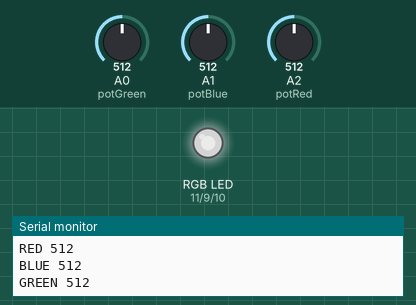
A sketch run on a simulated Arduino Uno, built with avr-gcc and run on an emulated ATmega328P. On the bench: an RGB LED mixed from three pins (HIGH = lit), the last lines printed to the serial monitor. Inputs (shaded band) come from the test bench; at power-on: A0 (potGreen) = 512, A1 (potBlue) = 512, A2 (potRed) = 512. Dim RGB values are drawn brighter than linear.

Above: at 1.2 s.
1.3 s: A0 (potGreen) set to 104
At 2.2 s:
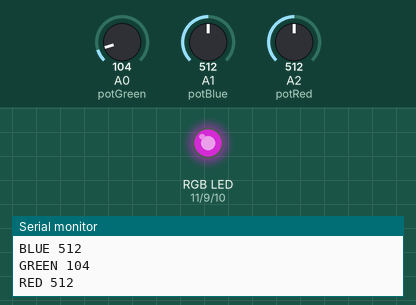
2.8 s: A0 (potGreen) set to 93
At 3.2 s:
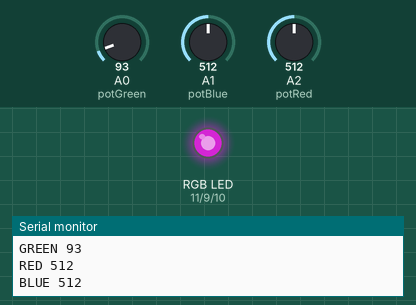
4.3 s: A1 (potBlue) set to 716
At 4.7 s:
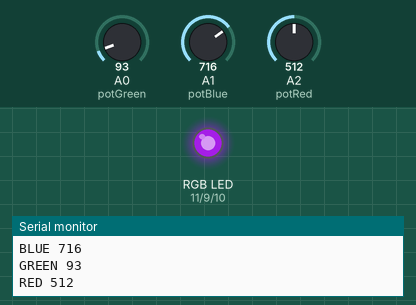
5.8 s: A2 (potRed) set to 110
At 6.1 s:
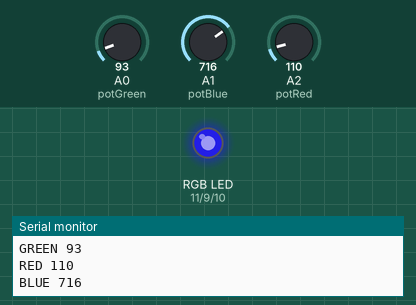
7.3 s: A2 (potRed) set to 90
At 8.5 s:
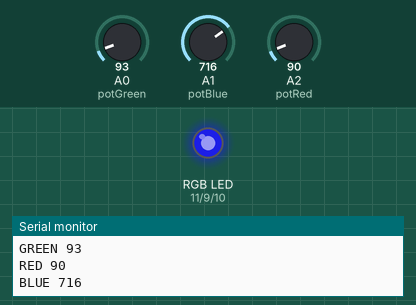
8.8 s: A1 (potBlue) set to 988
At 9.3 s:
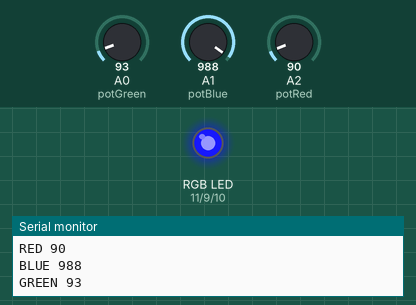
10.3 s: A1 (potBlue) set to 1010
Timing chart, 0 to 12.8 s (numbered marks = the images above; inputs shaded):
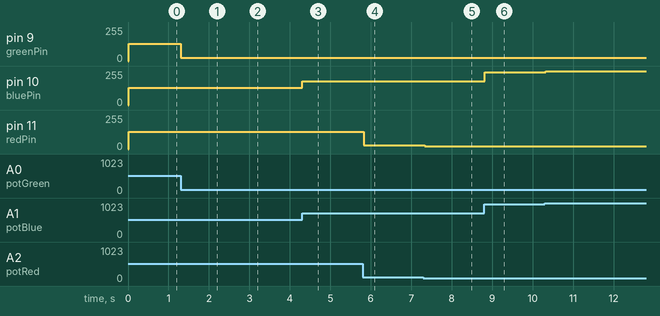

The sketch:

color-mixing-lamp.ino
```cpp
const int redPin{11};
const int bluePin{10};
const int greenPin{9};

const int potGreen{A0};
const int potBlue{A1};
const int potRed{A2};

int redSensorValue{};
int blueSensorValue{};
int greenSensorValue{};

void setup(){
  Serial.begin(9600);

  pinMode (redPin, OUTPUT);
  pinMode (greenPin, OUTPUT);
  pinMode (bluePin, OUTPUT);

  pinMode (potRed, INPUT);
  pinMode (potBlue, INPUT);
  pinMode (potGreen, INPUT);
}

void loop(){
  redSensorValue = analogRead(potRed);
  delay(5);
  blueSensorValue = analogRead(potBlue);
  delay(5);
  greenSensorValue = analogRead(potGreen);
  delay(5);

  analogWrite(greenPin, greenSensorValue/4);
  analogWrite(redPin, redSensorValue/4);
  analogWrite(bluePin, blueSensorValue/4);

  Serial.print("RED ");
  Serial.println(redSensorValue);
  Serial.print("BLUE ");
  Serial.println(blueSensorValue);
  Serial.print("GREEN ");
  Serial.println(greenSensorValue);

  //setColor(255, 0, 0); // Red Color
  //delay(1000);
  //setColor(0, 255, 0); // Green Color
  //delay(1000);
  //setColor(0, 0, 255); // Blue Color
  //delay(1000);
  //setColor(255, 255, 255); // White Color
  //delay(1000);
  //setColor(170, 0, 255); // Purple Color
  //delay(1000);
}

void setColor(int redValue, int greenValue, int blueValue) {
  analogWrite(redPin, redValue);
  analogWrite(greenPin, greenValue);
  analogWrite(bluePin, blueValue);
}
```

Measured:
- after the input at 1.3 s, pin 9 (greenPin): 128/255 → 26/255 at once
- after the input at 2.8 s, pin 9 (greenPin): 26/255 → 23/255 at once
- after the input at 4.3 s, pin 10 (bluePin): 128/255 → 179/255 at once
- after the input at 5.8 s, pin 11 (redPin): 128/255 → 27/255 at once
- after the input at 7.3 s, pin 11 (redPin): 27/255 → 22/255 at once
- after the input at 8.8 s, pin 10 (bluePin): 179/255 → 247/255 at once
- after the input at 10.3 s, pin 10 (bluePin): 247/255 → 252/255 at once
